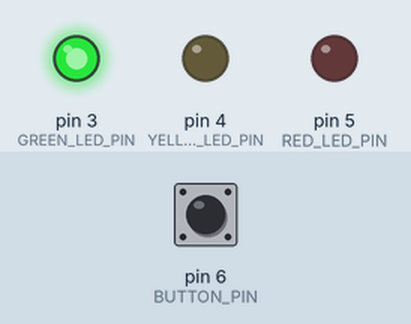
This program was run on a simulated Arduino Uno, built with avr-gcc and run on an emulated ATmega328P. On the bench: output pins drawn as LEDs (lit = HIGH). Inputs (shaded band) come from the test bench; at power-on: pin 6 (BUTTON_PIN) HIGH.

Above: at 1.2 s.
1.3 s: pin 6 (BUTTON_PIN) pulled LOW for 0.15 s
At 4.1 s:
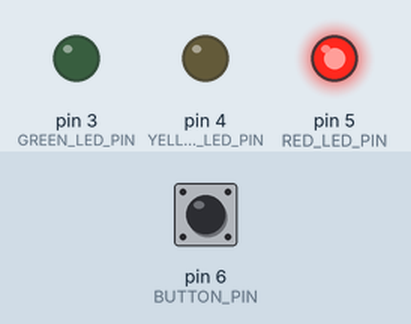
4.4 s: pin 6 (BUTTON_PIN) pulled LOW for 3.2 s
At 8.1 s:
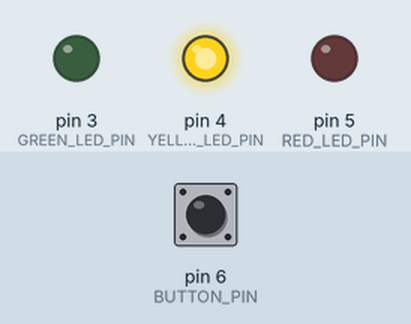
Timing chart, 0 to 12.8 s (numbered marks = the images above; inputs shaded):
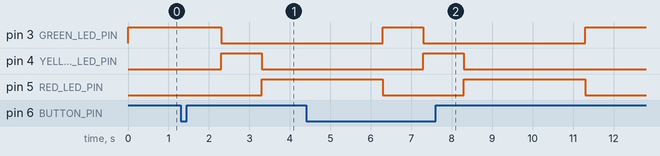

Measured:
- after the input at 1.3 s, pin 3 (GREEN_LED_PIN): HIGH → LOW after 1.0 s; pin 4 (YELLOW_LED_PIN): LOW → HIGH after 1.0 s, → LOW 1.0 s later; pin 5 (RED_LED_PIN): LOW → HIGH after 2.0 s
- after the input at 4.4 s, pin 4 (YELLOW_LED_PIN): LOW → HIGH after 2.9 s, → LOW 1.0 s later

The program:

main.cpp
```cpp
#include <Arduino.h>

#include "HardwareSerial.h"

#define GREEN_LED_PIN 3
#define YELLOW_LED_PIN 4
#define RED_LED_PIN 5

#define BUTTON_PIN 6

void setup() {
    Serial.begin(9600);

    pinMode(GREEN_LED_PIN, OUTPUT);
    pinMode(YELLOW_LED_PIN, OUTPUT);
    pinMode(RED_LED_PIN, OUTPUT);

    pinMode(BUTTON_PIN, INPUT_PULLUP);

    digitalWrite(GREEN_LED_PIN, HIGH);
    digitalWrite(YELLOW_LED_PIN, LOW);
    digitalWrite(RED_LED_PIN, LOW);
}

void loop() {
    bool buttonPressed = !digitalRead(BUTTON_PIN);

    digitalWrite(GREEN_LED_PIN, HIGH);
    digitalWrite(YELLOW_LED_PIN, LOW);
    digitalWrite(RED_LED_PIN, LOW);

    if (buttonPressed) {
        digitalWrite(GREEN_LED_PIN, HIGH);
        digitalWrite(YELLOW_LED_PIN, LOW);
        digitalWrite(RED_LED_PIN, LOW);

        delay(1000);

        digitalWrite(GREEN_LED_PIN, LOW);
        digitalWrite(YELLOW_LED_PIN, HIGH);
        digitalWrite(RED_LED_PIN, LOW);

        delay(1000);

        digitalWrite(GREEN_LED_PIN, LOW);
        digitalWrite(YELLOW_LED_PIN, LOW);
        digitalWrite(RED_LED_PIN, HIGH);

        delay(3000);
    }
}
```
